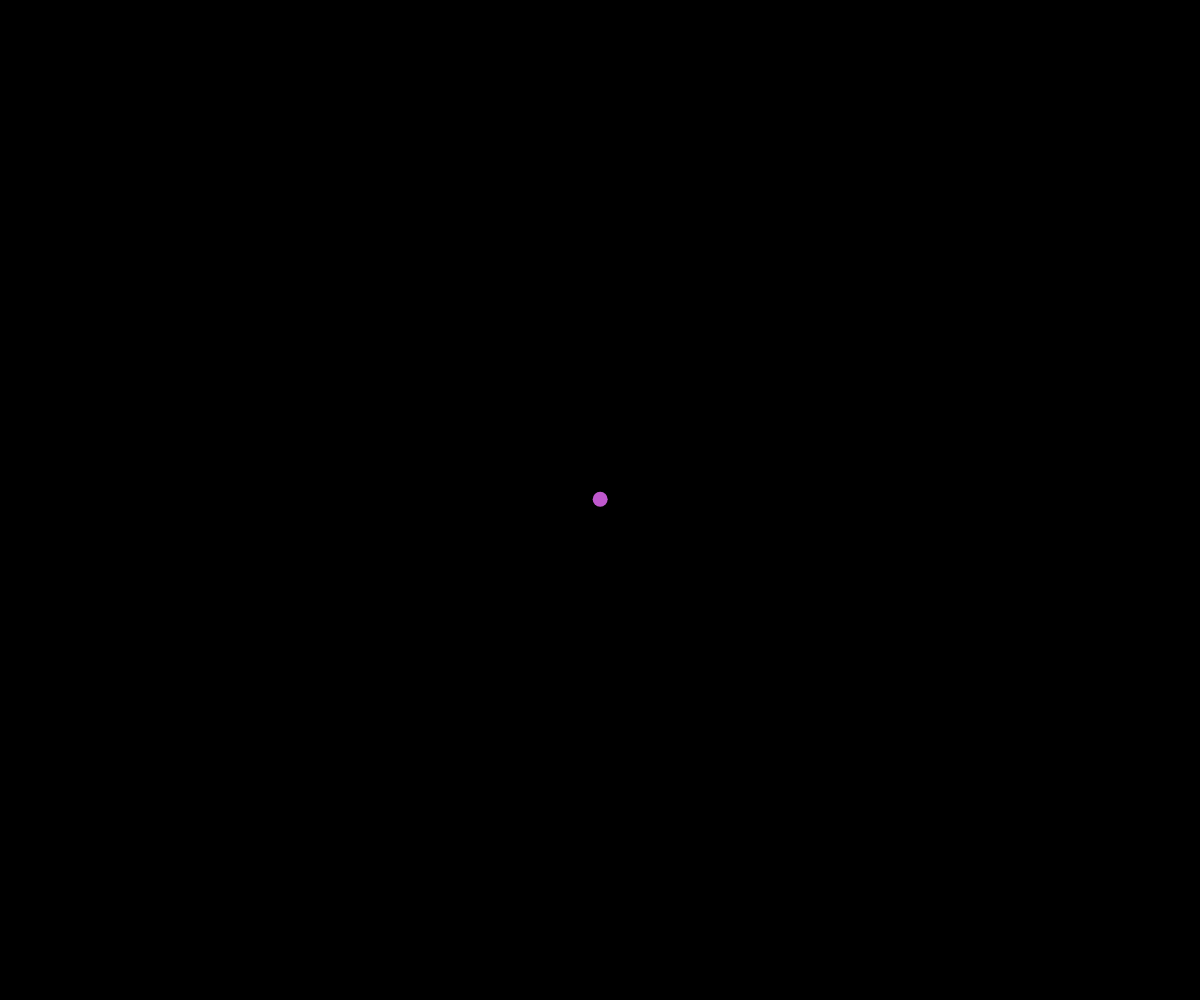
Frame 1 (no input)
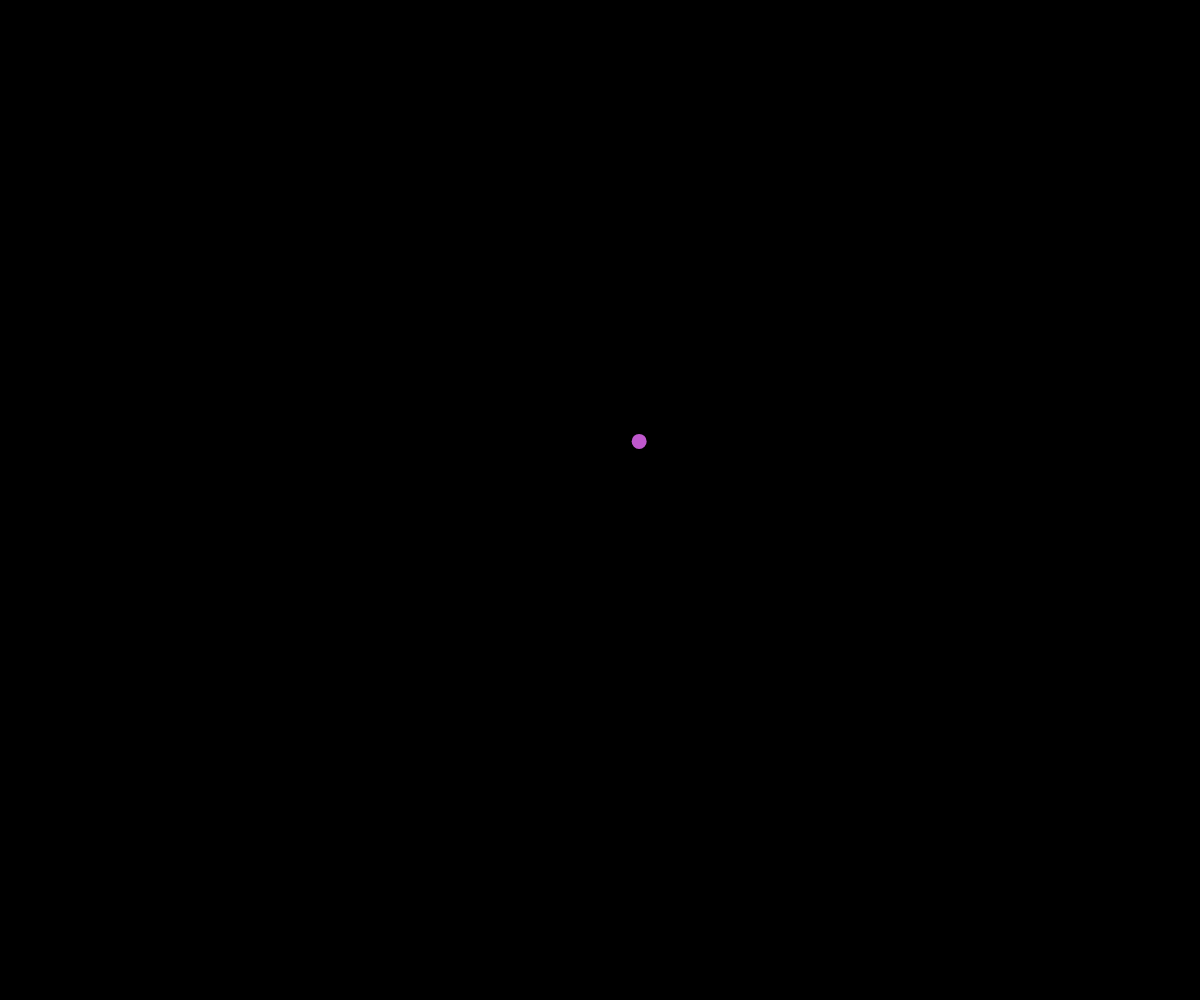
Frame 60 (no input)
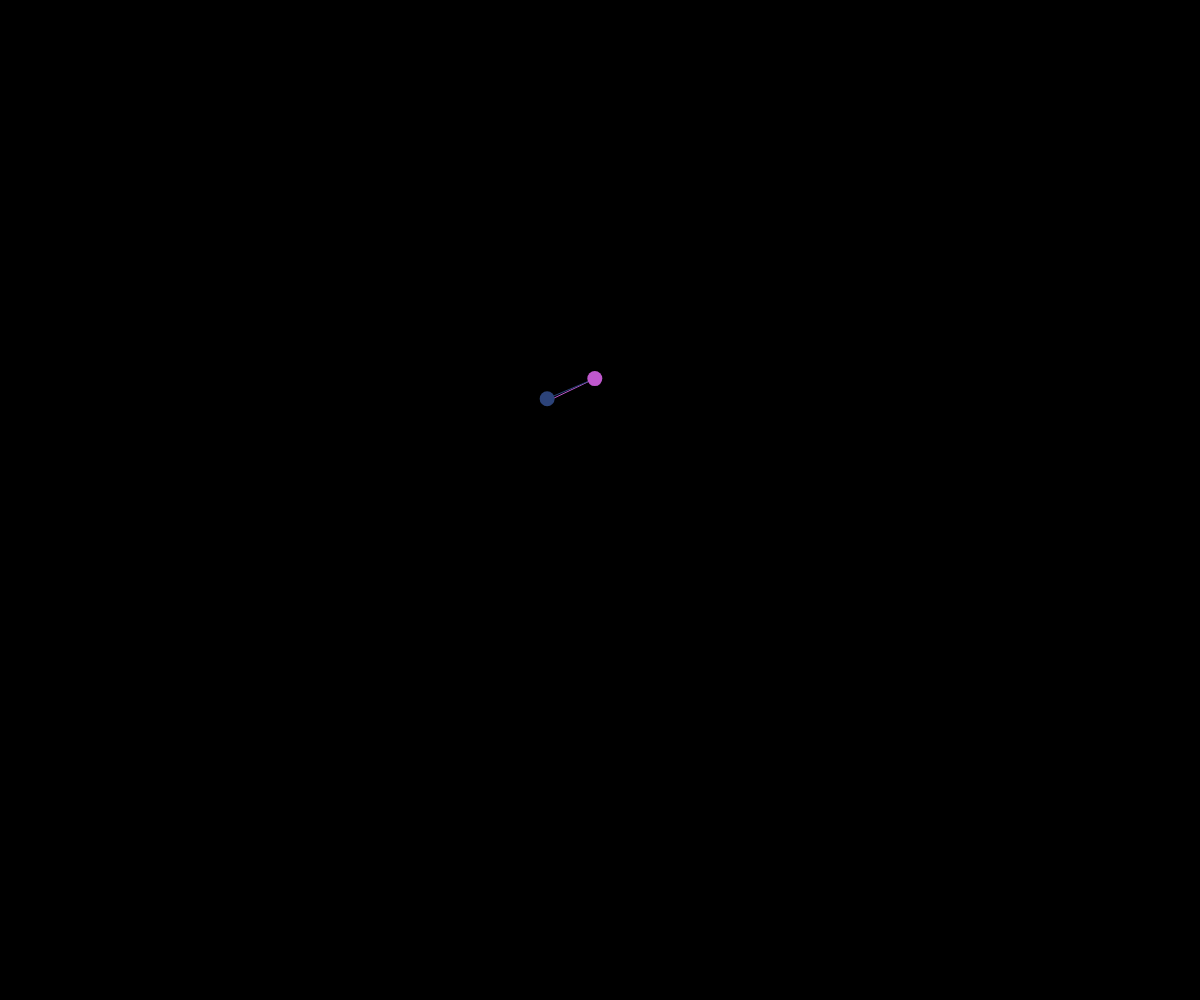
Frame 120 (the mouse pressed at the canvas centre since frame 60)

The p5.js sketch that drew these frames (run headless with seeded random() and noise() and a simulated clock; from frame 60 on, the mouse is pressed at the canvas centre):

// p5.js sketch
// ── sketch.js
// Nodes

let nodes=[];

function setup() {
  createCanvas(windowWidth, windowHeight);

  let somePoint = new MovingPoints(width/2,height/2);
  nodes.push(somePoint);
}

function draw() {
  background('black');

  //draw line
  for (let node of nodes){
    node.update();
    node.connectTo(nodes);
  }

  // draw circle
  for (let node of nodes){
    node.display();
  }
}

function mousePressed(){
  let somePoint = new MovingPoints(mouseX,mouseY);
  //push it
  nodes.push(somePoint);
}


class MovingPoints{
  constructor(x,y){
    this.x=x;
    this.y=y;
    this.speed=5;
    this.radius=15;
    this.timeX=random(1000);
    this.timeY=random(1000);
    this.deltaTime=0.01;
    this.color=color(random(255),random(255),random(255));
    this.reach=100;
    this.maxRadius=100;
    this.minRadius=15;
  }

  display(){
    noStroke();
    fill(this.color);
    circle(this.x,this.y,this.radius);
  }

  update(){
    this.move();
    this.wrapAroundScreen();
    this.adjustSize();
  }

  adjustSize(){
    let mouseDistance=dist(mouseX,mouseY,this.x,this.y);
    if (mouseDistance<this.reach){
      let size=map(mouseDistance,0,this.reach,this.maxRadius,this.minRadius);
      this.radius=size;
    }
    else{
      this.radius=this.minRadius;
    }
  }

  connectTo(nodesArray){
    for (let otherNode of nodesArray){
      if (this !== otherNode){
        let distanceArray=dist(this.x,this.y,otherNode.x,otherNode.y);
        if (distanceArray<this.reach){
          stroke(this.color);
          line(this.x,this.y,otherNode.x,otherNode.y);
        }
      }
    }
  }

  move(){
    //perlin noise
    let dx = noise(this.timeX);
    let dy = noise(this.timeY);

    //scale speed
    dx=map(dx,0,1,-this.speed,this.speed);
    dy=map(dy,0,1,-this.speed,this.speed);

    this.x+=dx;
    this.y+=dy;

    this.timeX+=this.deltaTime;
    this.timeY+=this.deltaTime;

  }

  wrapAroundScreen(){
    if (this.x<0){
      this.x+=width;
    }
    if(this.x>width){
      this.x-=width;
    }
    if (this.y<0){
      this.y+=height;
    }
    if (this.y>height){
      this.y-=height;
    }
  }
}
